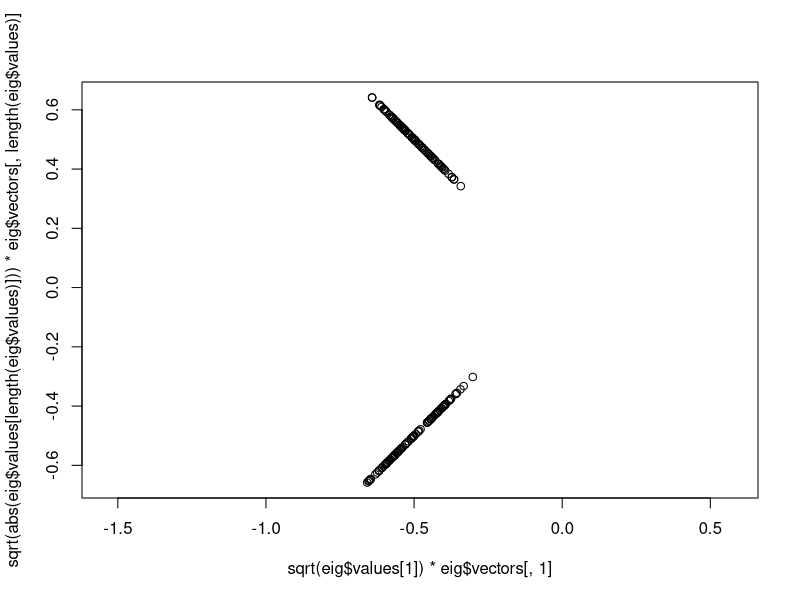
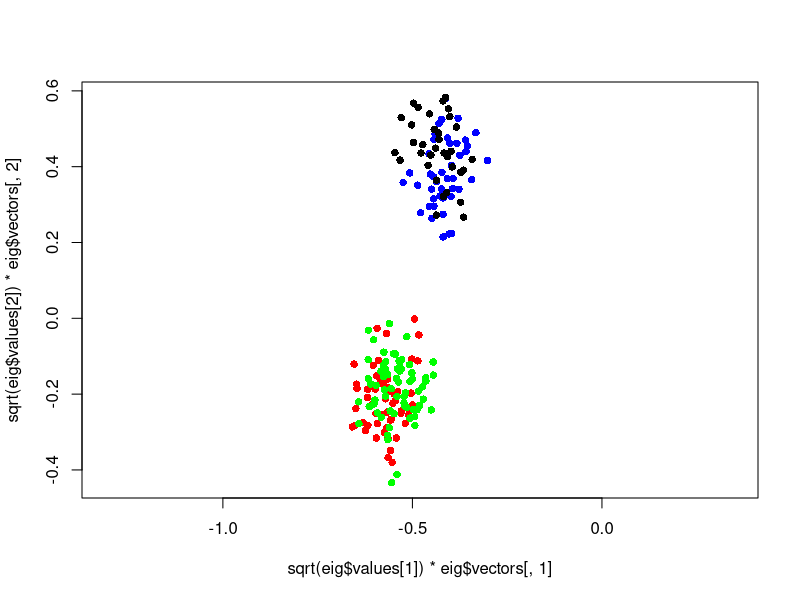
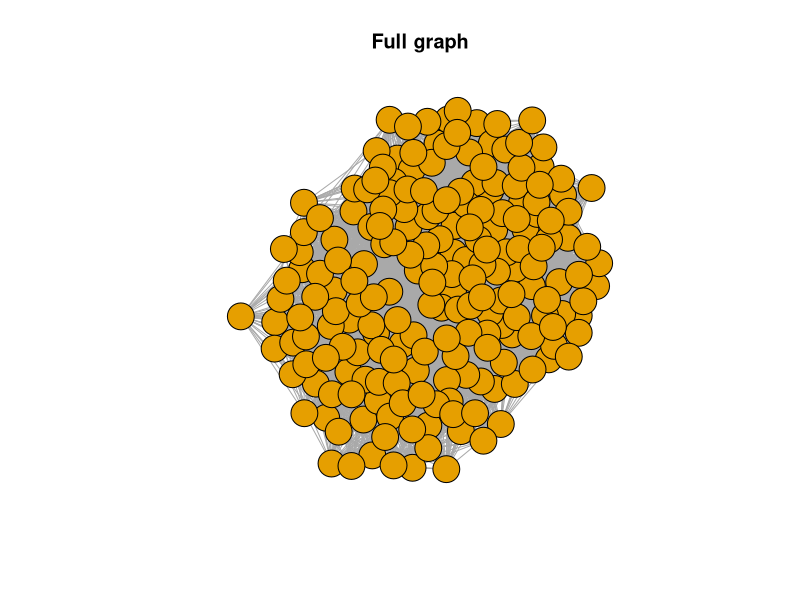

Write the R code that produced these figures, in order.
n = 100
d = 100

prop1 = c(0.5, 0.5)
prop2 = c(0.7, 0.3)
B = matrix(c(0.7, 0.3, 0.3, 0.7), 2, 2)

class_n <- sapply(1:n, function(x){sample(1:2, 1, prob = prop1)})
class_d <- sapply(1:d, function(x){sample(1:2, 1, prob = prop2)})

set.seed(10)
adj <- matrix(0, n, d)
for(i in 1:n){
  for(j in 1:d){
    adj[i,j] = rbinom(1, 1, B[class_n[i], class_d[j]])
  }
}

adj_full <- matrix(0, n+d, n+d)
adj_full[1:n, (n+1):(n+d)] <- adj
adj_full[(n+1):(n+d), 1:n] <- t(adj)

eig <- eigen(adj_full)

plot(sqrt(eig$values[1])*eig$vectors[,1],
     sqrt(abs(eig$values[length(eig$values)]))*eig$vectors[,length(eig$values)],
     asp = T)

col_vec <- c(c("red", "blue")[class_n], c("green", "black")[class_d])

plot(sqrt(eig$values[1])*eig$vectors[,1], sqrt(eig$values[2])*eig$vectors[,2],
     asp = T, col = col_vec, pch = 16)

library(igraph)
g <- igraph::graph_from_adjacency_matrix(adj_full, mode = "undirected")

set.seed(10)
l <- igraph::layout_nicely(g)

igraph::plot.igraph(g, vertex.label = NA, main = "Full graph")
